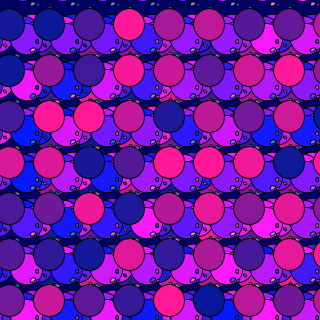
Frame 1 (no input)
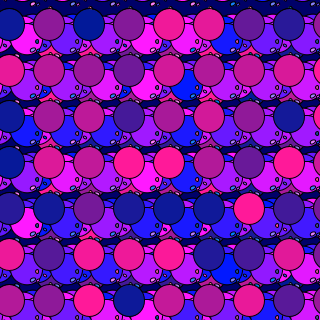
Frame 2 (the mouse pressed at the canvas centre, redrawn once)

The Processing sketch that drew these frames (run headless with seeded random() and noise(); the mouse was pressed at the canvas centre and the sketch redrawn once):

// Processing sketch: processing_100511
// ── processing_100511.pde

int r = 20; 

void setup() {
  size(320, 320);
  colorMode(RGB, 320, 200, 100);
  background(360);
 
  smooth();
  noLoop();
}
void mouseOver() {
 for (int i = 0; i < 10; i++) {
    for (int j = 0 ; j < 20;j++) {
      pushMatrix();
 
      if (j % 2 == 0) {
        translate(i*2*r, j*r*1.15);
        rotate(radians(180));
      } else { 
        translate(i*2*r+r, j*r*1.15);
      }
      float c = random(200);
      tri(c, 3, 4);
      popMatrix();
    }
  }
}

void mouseOut() {
 for (int i = 0; i < 10; i++) {
    for (int j = 0 ; j < 20;j++) {
      pushMatrix();
 
      if (j % 2 == 0) {
        translate(i*2*r, j*r*1.15);
        rotate(radians(180));
      } else { 
        translate(i*2*r+r, j*r*1.15);
      }
      float c = random(360);
      tri(c, 3, 4);
      popMatrix();
    }
  }
}
void draw() {

  for (int i = 0; i < 10; i++) {
    for (int j = 0 ; j < 20;j++) {
      pushMatrix();
 
      if (j % 2 == 0) {
        translate(i*2*r, j*r*1.15);
        rotate(radians(180));
      } else { 
        translate(i*2*r+r, j*r*1.15);
      }
      float c = random(360);
      tri(c, 3, 4);
      popMatrix();
    }
  }
}

void tri(float c, int x, int y) {

  for (int i = 0 ; i < 3; i++) {
    pushMatrix();
    translate(0, 0);
    rotate(radians(360 * i/3));
  //  stroke(c, 80, 30*(i+1));
    fill(c, 60, 60*(i+1));
    
   ellipse(x,y,x, y);
 fill(c, 20, 60*(i+1));
   ellipse(x+28,y+17,x+28,y+28);
  fill(c, 100, 60*(i+1));
   ellipse(x+27,y-18,x+1,y+1);
  
   popMatrix();
  }
}
